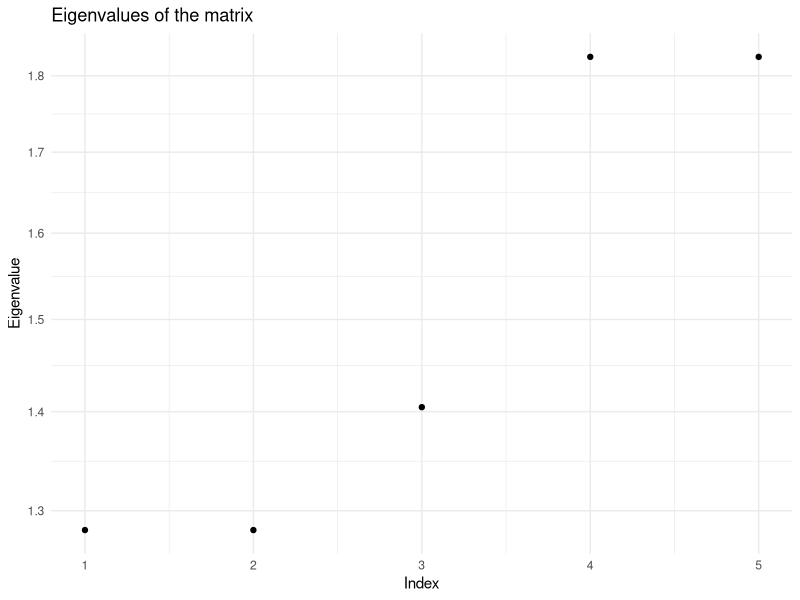

Write R code to recreate this figure.
# Iniziamo installando ed importando il pacchetto necessario per i grafici
if(!require(ggplot2)) {
  install.packages("ggplot2")
}

library(ggplot2)

# Funzione per generare il plot degli autovalori
plotEigenvalues <- function(mat) {
  if(!is.matrix(mat)) {
    mat=ca2cm(mat)
  }
  
  # Calcolo degli autovalori
  eigenvalues <- abs(eigen(mat)$values)
  # Ordinamento degli autovalori
  sortedEigenvalues <- sort(eigenvalues)
  
  # Creazione di un dataframe per il plot
  df <- data.frame(index = 1:length(sortedEigenvalues), value = sortedEigenvalues)
  
  # Creazione del plot
  ggplot(df, aes(x = index, y = value)) +
    geom_point() +
    scale_y_log10()+
    labs(title = "Eigenvalues of the matrix",
         x = "Index",
         y = "Eigenvalue") +
    theme_minimal()
}

# Test della funzione la funzioen deve avere autovalori reali
mat <- matrix(rnorm(25), nrow = 5, ncol = 5)
plotEigenvalues(mat)